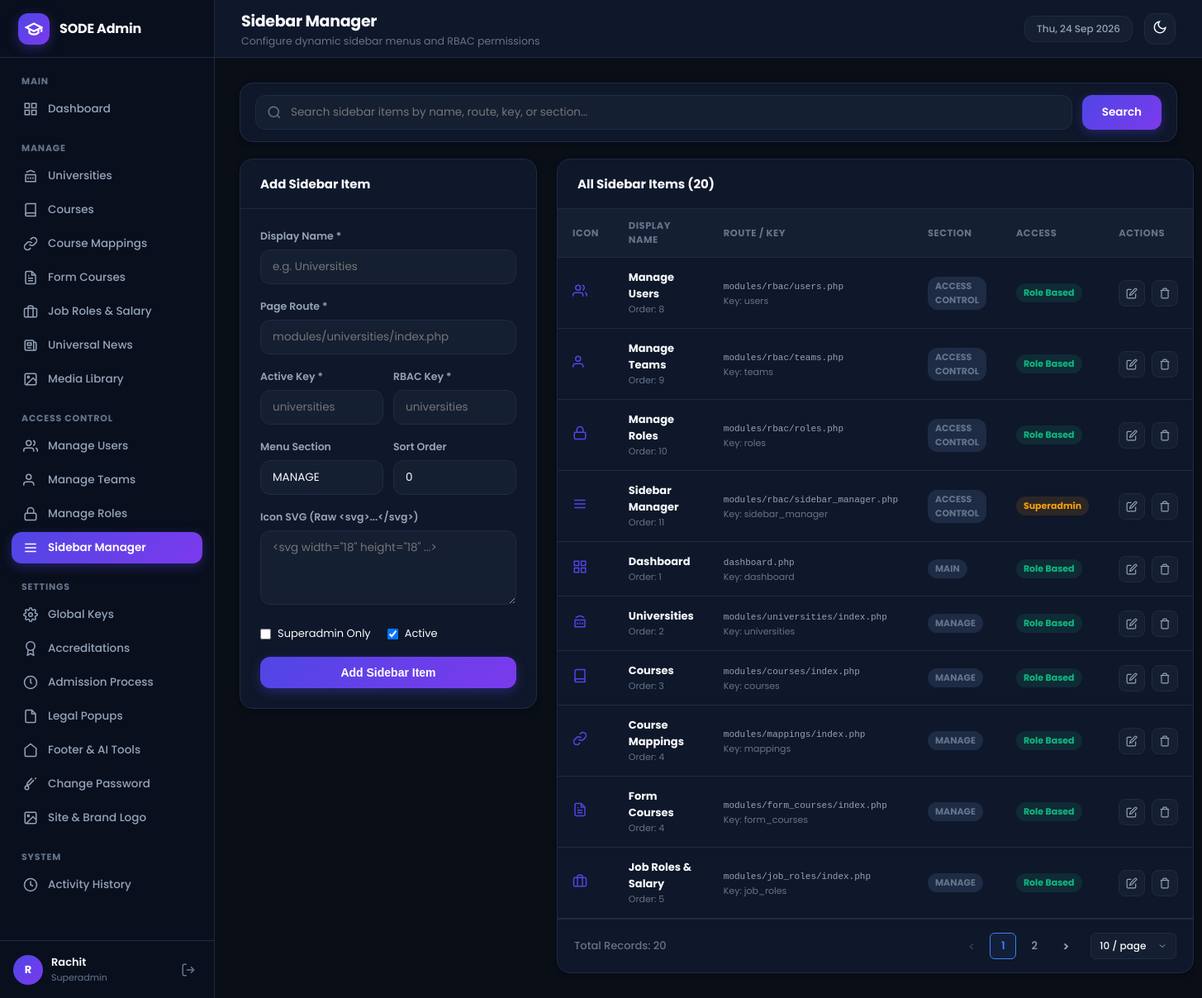
The page /admin/modules/rbac/sidebar_manager.php (signed in) on the database as committed earlier.
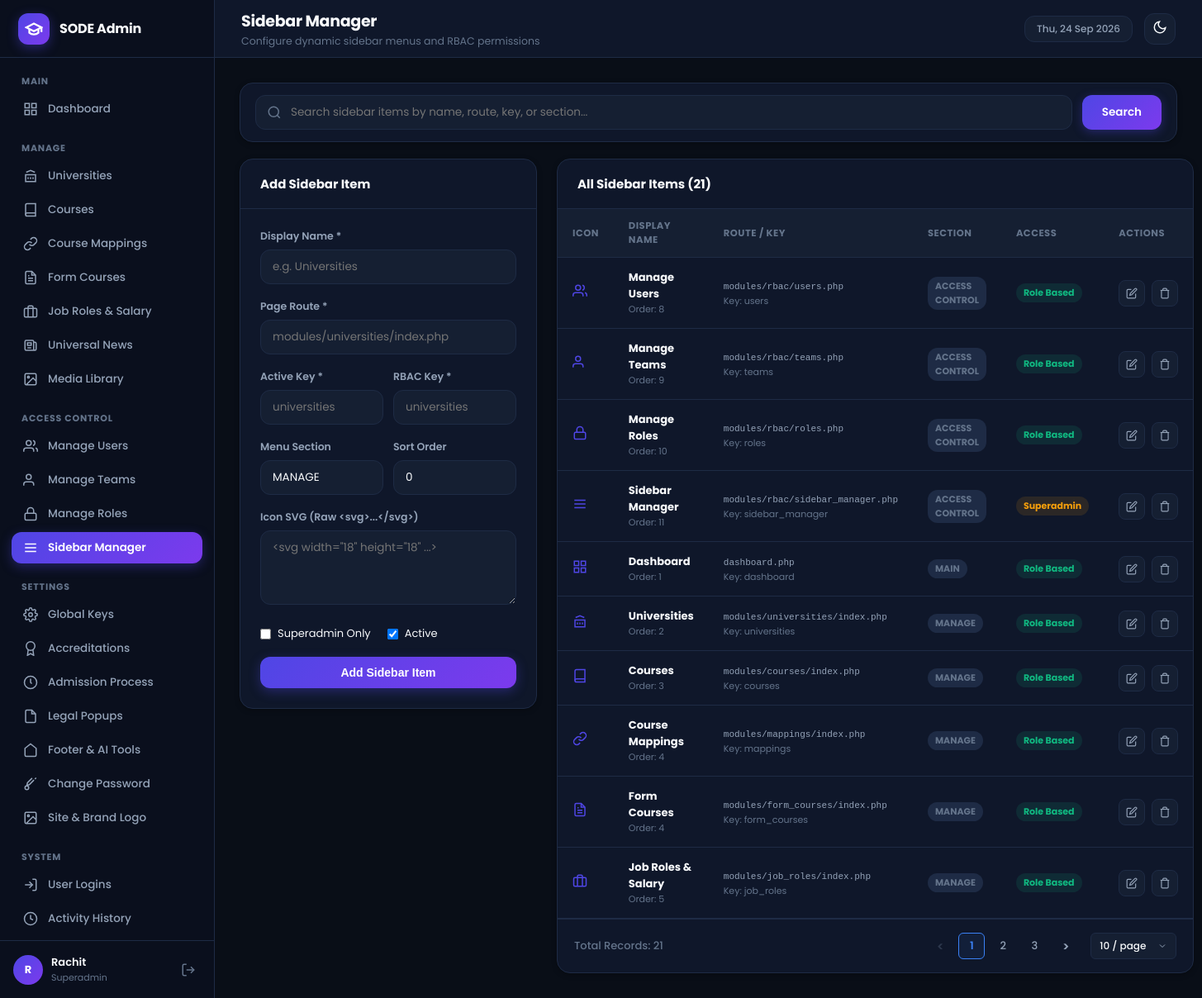
The same page on the database as committed later.
### tables this page shows
CREATE TABLE IF NOT EXISTS `sidebar_items` (
  `id` INT UNSIGNED AUTO_INCREMENT PRIMARY KEY,
  `display_name` VARCHAR(100) NOT NULL,
  `page_route` VARCHAR(255) NOT NULL,
  `sort_order` INT DEFAULT 0,
  `active_page_key` VARCHAR(100) NOT NULL,
  `rbac_module_key` VARCHAR(100) NOT NULL,
  `menu_section` VARCHAR(100) DEFAULT 'Manage',
  `icon_svg` TEXT NULL,
  `is_superadmin_only` TINYINT(1) DEFAULT 0,
  `is_active` TINYINT(1) DEFAULT 1,
  `created_at` TIMESTAMP DEFAULT CURRENT_TIMESTAMP
);

### admin/includes/rbac.php (called while the page is built, shortened)
<?php
function is_superadmin() {
    return !empty($_SESSION['is_superadmin']);
}
    ?>
    <?php
function get_user_sidebar_items() {
    $db = get_db_connection();
    if (is_superadmin()) {
        $stmt = $db->query("SELECT * FROM sidebar_items WHERE is_active = 1 ORDER BY sort_order ASC, id ASC");
        $items = $stmt->fetchAll();
        if (!empty($items)) return $items;
    }
    $role_id = $_SESSION['user_role_id'] ?? 0;
    $stmt = $db->prepare("
        SELECT si.*
        FROM sidebar_items si
        INNER JOIN role_sidebar_access rsa ON si.id = rsa.sidebar_item_id
        WHERE rsa.role_id = :role_id AND si.is_active = 1 AND si.is_superadmin_only = 0
        ORDER BY si.sort_order ASC, si.id ASC
    ");
    $stmt->execute(['role_id' => $role_id]);
    return $stmt->fetchAll();
}

### admin/modules/rbac/sidebar_manager.php (the view, shortened to what the rows shown need)
<?php
$active_page_key = 'sidebar_manager';
$db = get_db_connection();
$search = trim($_GET['q'] ?? '');
$where_sql = "";
$pagination = sode_get_pagination_params(10);
$per_page = $pagination['per_page'];
$offset = $pagination['offset'];
$stmt = $db->prepare("SELECT * FROM sidebar_items $where_sql ORDER BY menu_section ASC, sort_order ASC, id ASC LIMIT :limit OFFSET :offset");
$stmt->bindValue(':limit', $per_page, PDO::PARAM_INT);
$stmt->bindValue(':offset', $offset, PDO::PARAM_INT);
$stmt->execute();
$all_sidebar_items = $stmt->fetchAll();
require_once ADMIN_PATH . '/includes/header.php';
?>
<div class="split-layout">
    <div class="admin-card">
        <div class="table-responsive">
            <table class="admin-table">
                <thead>
                    <tr>
                        <th>Icon</th>
                        <th>Display Name</th>
                        <th>Route / Key</th>
                        <th>Section</th>
                        <th>Access</th>
                        <th>Actions</th>
                    </tr>
                </thead>
                <tbody>
                    <?php if (empty($all_sidebar_items)): ?>
                        <tr><td colspan="6" style="text-align:center; padding:32px; color:var(--text-dim);"><?php echo $search !== '' ? 'No sidebar items match your search query "' . htmlspecialchars($search) . '".' : 'No sidebar items configured.'; ?></td></tr>
                    <?php else: ?>
                        <?php foreach ($all_sidebar_items as $it): ?>
                            <tr>
                                <td style="width:30px;">
                                    <?php if (!empty($it['icon_svg'])): ?>
                                        <div style="color:var(--primary);"><?php echo $it['icon_svg']; ?></div>
                                    <?php else: ?>
                                        <span style="color:var(--text-dim);">-</span>
                                    <?php endif; ?>
                                </td>
                                <td>
                                    <strong><?php echo htmlspecialchars($it['display_name']); ?></strong>
                                    <div style="font-size:11px; color:var(--text-dim);">Order: <?php echo $it['sort_order']; ?></div>
                                </td>
                                <td>
                                    <code style="font-size:11px; color:var(--text-muted);"><?php echo htmlspecialchars($it['page_route']); ?></code>
                                    <div style="font-size:11px; color:var(--text-dim);">Key: <?php echo htmlspecialchars($it['rbac_module_key']); ?></div>
                                </td>
                                <td>
                                    <span class="badge badge-muted"><?php echo htmlspecialchars($it['menu_section']); ?></span>
                                </td>
                                <td>
                                    <?php if ($it['is_superadmin_only']): ?>
                                        <span class="badge badge-warning">Superadmin</span>
                                    <?php else: ?>
                                        <span class="badge badge-success">Role Based</span>
                                    <?php endif; ?>
                                </td>
                                <td>
                                    <div class="table-actions">
                                        <a href="<?php echo BASE_URL; ?>/modules/rbac/sidebar_manager.php?edit_id=<?php echo $it['id']; ?>" class="action-btn" title="Edit">
                                            <svg width="14" height="14" viewBox="0 0 24 24" fill="none" stroke="currentColor" stroke-width="2"><path d="M11 4H4a2 2 0 0 0-2 2v14a2 2 0 0 0 2 2h14a2 2 0 0 0 2-2v-7"></path><path d="M18.5 2.5a2.121 2.121 0 0 1 3 3L12 15l-4 1 1-4 9.5-9.5z"></path></svg>
                                        </a>
                                        <form method="POST" action="" class="confirm-delete" style="display:inline;">
                                            <button type="submit" class="action-btn delete-btn" title="Delete">
                                                <svg width="14" height="14" viewBox="0 0 24 24" fill="none" stroke="currentColor" stroke-width="2"><polyline points="3 6 5 6 21 6"></polyline><path d="M19 6v14a2 2 0 0 1-2 2H7a2 2 0 0 1-2-2V6m3 0V4a2 2 0 0 1 2-2h4a2 2 0 0 1 2 2v2"></path></svg>
                                            </button>
                                        </form>
                                    </div>
                                </td>
                            </tr>
                        <?php endforeach; ?>
                    <?php endif; ?>
                </tbody>
            </table>
        </div>
    </div>
</div>
<?php
require_once ADMIN_PATH . '/includes/footer.php';
?>

### admin/includes/sidebar.php (shortened to what the rows shown need)
<?php
$sidebar_items = get_user_sidebar_items();
$grouped_items = [];
foreach ($sidebar_items as $item) {
    $section = !empty($item['menu_section']) ? strtoupper($item['menu_section']) : 'MANAGE';
    $grouped_items[$section][] = $item;
}
if (empty($active_page_key)) {
    $current_script = str_replace('\\', '/', $_SERVER['SCRIPT_NAME'] ?? $_SERVER['PHP_SELF'] ?? '');
    if (preg_match('#/modules/([^/]+)/#', $current_script, $matches)) {
        $current_page_key = $matches[1];
    } elseif (strpos($current_script, 'dashboard.php') !== false) {
        $current_page_key = 'dashboard';
    } else {
        $current_page_key = '';
    }
} else {
    $current_page_key = $active_page_key;
}
?>
<aside class="app-sidebar" id="app-sidebar">
    <nav class="sidebar-nav">
        <?php foreach ($grouped_items as $section_title => $section_items): ?>
            <div class="nav-section">
                <div class="nav-section-title"><?php echo htmlspecialchars($section_title); ?></div>
                <ul class="nav-list">
                    <?php foreach ($section_items as $item):
                        $route = (strpos($item['page_route'], 'http') === 0) ? $item['page_route'] : BASE_URL . '/' . ltrim($item['page_route'], '/');
                        $is_active = ($current_page_key !== '' && $current_page_key === $item['active_page_key']);
                    ?>
                        <li class="nav-item <?php echo $is_active ? 'active' : ''; ?>">
                            <a href="<?php echo htmlspecialchars($route); ?>">
                                <?php if (!empty($item['icon_svg'])): ?>
                                    <?php echo $item['icon_svg']; ?>
                                <?php else: ?>
                                    <svg width="18" height="18" viewBox="0 0 24 24" fill="none" stroke="currentColor" stroke-width="2"><circle cx="12" cy="12" r="4"></circle></svg>
                                <?php endif; ?>
                                <span><?php echo htmlspecialchars($item['display_name']); ?></span>
                            </a>
                        </li>
                    <?php endforeach; ?>
                </ul>
            </div>
        <?php endforeach; ?>
    </nav>
</aside>

Rows that differ between the two databases and show on the page:
added sidebar_items: display_name "User Logins", shown under "SYSTEM"
Other text that changed with them:
$total_sidebar_items: "20" → "21"
$total_records: "20" → "21"
new list line: "3"
